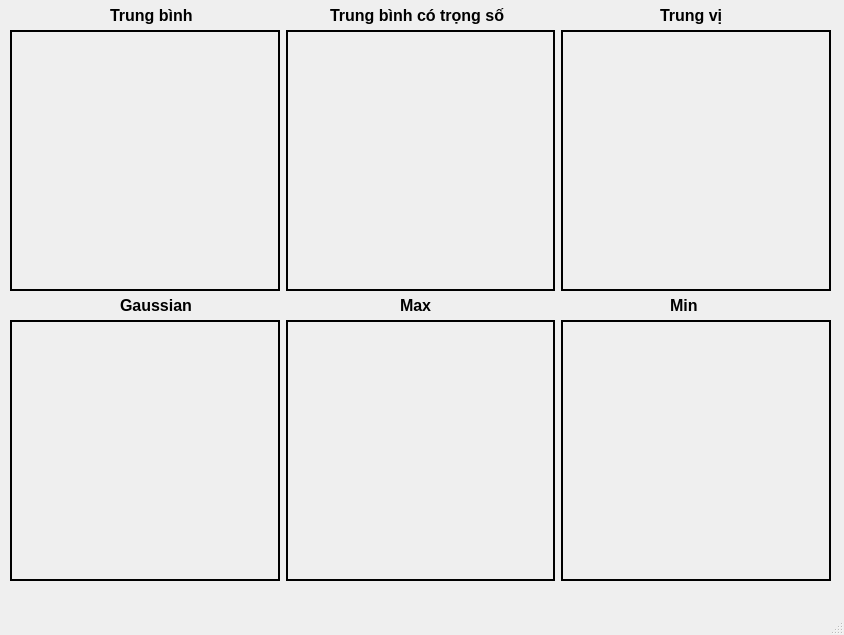
<?xml version="1.0" encoding="UTF-8"?>
<ui version="4.0">
 <class>MainWindow3</class>
 <widget class="QMainWindow" name="MainWindow3">
  <property name="geometry">
   <rect>
    <x>0</x>
    <y>0</y>
    <width>844</width>
    <height>635</height>
   </rect>
  </property>
  <property name="windowTitle">
   <string>MainWindow</string>
  </property>
  <widget class="QWidget" name="centralwidget">
   <widget class="QLabel" name="label">
    <property name="geometry">
     <rect>
      <x>110</x>
      <y>0</y>
      <width>101</width>
      <height>31</height>
     </rect>
    </property>
    <property name="font">
     <font>
      <pointsize>12</pointsize>
      <weight>75</weight>
      <bold>true</bold>
     </font>
    </property>
    <property name="text">
     <string>Trung bình</string>
    </property>
   </widget>
   <widget class="QLabel" name="label_2">
    <property name="geometry">
     <rect>
      <x>330</x>
      <y>0</y>
      <width>201</width>
      <height>31</height>
     </rect>
    </property>
    <property name="font">
     <font>
      <pointsize>12</pointsize>
      <weight>75</weight>
      <bold>true</bold>
     </font>
    </property>
    <property name="text">
     <string>Trung bình có trọng số</string>
    </property>
   </widget>
   <widget class="QLabel" name="label_3">
    <property name="geometry">
     <rect>
      <x>660</x>
      <y>0</y>
      <width>111</width>
      <height>31</height>
     </rect>
    </property>
    <property name="font">
     <font>
      <pointsize>12</pointsize>
      <weight>75</weight>
      <bold>true</bold>
     </font>
    </property>
    <property name="text">
     <string>Trung vị</string>
    </property>
   </widget>
   <widget class="QLabel" name="label_4">
    <property name="geometry">
     <rect>
      <x>120</x>
      <y>290</y>
      <width>91</width>
      <height>31</height>
     </rect>
    </property>
    <property name="font">
     <font>
      <pointsize>12</pointsize>
      <weight>75</weight>
      <bold>true</bold>
     </font>
    </property>
    <property name="text">
     <string>Gaussian</string>
    </property>
   </widget>
   <widget class="QLabel" name="label_5">
    <property name="geometry">
     <rect>
      <x>400</x>
      <y>290</y>
      <width>91</width>
      <height>31</height>
     </rect>
    </property>
    <property name="font">
     <font>
      <pointsize>12</pointsize>
      <weight>75</weight>
      <bold>true</bold>
     </font>
    </property>
    <property name="text">
     <string>Max</string>
    </property>
   </widget>
   <widget class="QLabel" name="label_6">
    <property name="geometry">
     <rect>
      <x>670</x>
      <y>290</y>
      <width>61</width>
      <height>31</height>
     </rect>
    </property>
    <property name="font">
     <font>
      <pointsize>12</pointsize>
      <weight>75</weight>
      <bold>true</bold>
     </font>
    </property>
    <property name="text">
     <string>Min</string>
    </property>
   </widget>
   <widget class="QWidget" name="layoutWidget">
    <property name="geometry">
     <rect>
      <x>10</x>
      <y>30</y>
      <width>821</width>
      <height>261</height>
     </rect>
    </property>
    <layout class="QHBoxLayout" name="horizontalLayout">
     <item>
      <widget class="QLabel" name="screen_1">
       <property name="frameShape">
        <enum>QFrame::WinPanel</enum>
       </property>
       <property name="text">
        <string/>
       </property>
      </widget>
     </item>
     <item>
      <widget class="QLabel" name="screen_2">
       <property name="frameShape">
        <enum>QFrame::WinPanel</enum>
       </property>
       <property name="text">
        <string/>
       </property>
      </widget>
     </item>
     <item>
      <widget class="QLabel" name="screen_3">
       <property name="frameShape">
        <enum>QFrame::WinPanel</enum>
       </property>
       <property name="text">
        <string/>
       </property>
      </widget>
     </item>
    </layout>
   </widget>
   <widget class="QWidget" name="layoutWidget">
    <property name="geometry">
     <rect>
      <x>10</x>
      <y>320</y>
      <width>821</width>
      <height>261</height>
     </rect>
    </property>
    <layout class="QHBoxLayout" name="horizontalLayout_2">
     <item>
      <widget class="QLabel" name="screen_4">
       <property name="frameShape">
        <enum>QFrame::WinPanel</enum>
       </property>
       <property name="text">
        <string/>
       </property>
      </widget>
     </item>
     <item>
      <widget class="QLabel" name="screen_5">
       <property name="frameShape">
        <enum>QFrame::WinPanel</enum>
       </property>
       <property name="text">
        <string/>
       </property>
      </widget>
     </item>
     <item>
      <widget class="QLabel" name="screen_6">
       <property name="frameShape">
        <enum>QFrame::WinPanel</enum>
       </property>
       <property name="text">
        <string/>
       </property>
      </widget>
     </item>
    </layout>
   </widget>
  </widget>
  <widget class="QMenuBar" name="menubar">
   <property name="geometry">
    <rect>
     <x>0</x>
     <y>0</y>
     <width>844</width>
     <height>21</height>
    </rect>
   </property>
  </widget>
  <widget class="QStatusBar" name="statusbar"/>
 </widget>
 <resources/>
 <connections/>
</ui>
